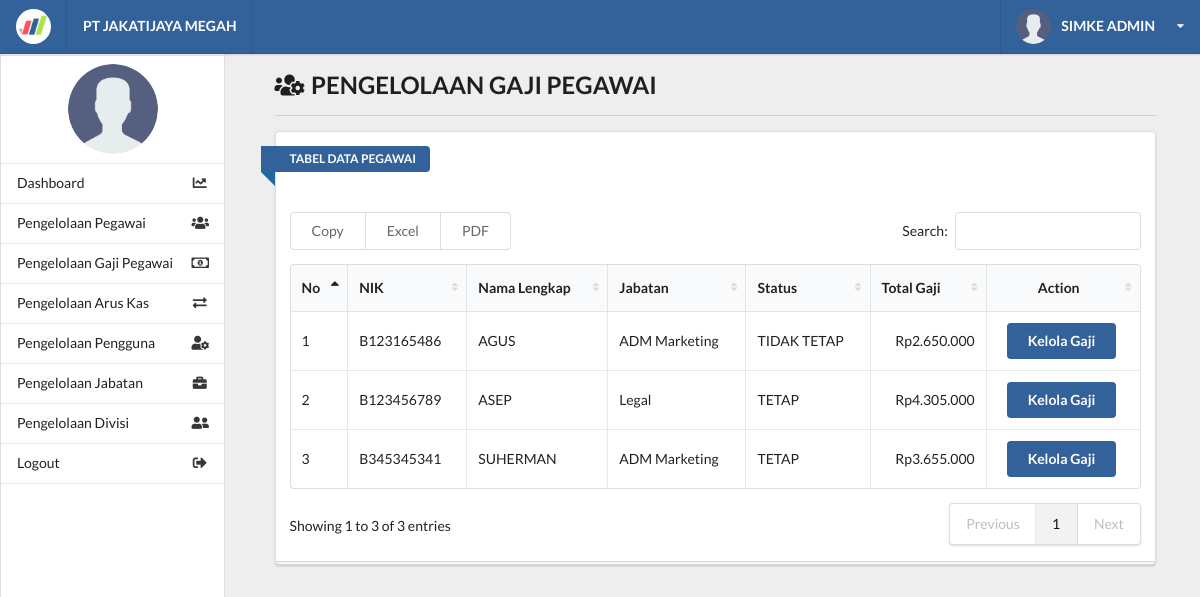
Screenshot of /kelola_gaji.php (signed in) with the database file from the repository.
### tables this page shows
CREATE TABLE `tb_pegawai` (
  `id_pegawai` int(11) NOT NULL AUTO_INCREMENT,
  `nik` varchar(50) NOT NULL,
  `nama_lengkap` varchar(250) NOT NULL,
  `no_hp` varchar(15) NOT NULL,
  `alamat` text NOT NULL,
  `status_pegawai` varchar(200) NOT NULL COMMENT 'pg teteap; pg lama;',
  `id_jabatan` int(11) NOT NULL,
  PRIMARY KEY (`id_pegawai`),
  UNIQUE KEY `nik` (`nik`),
  KEY `id_jabatan` (`id_jabatan`),
  CONSTRAINT `tb_pegawai_ibfk_1` FOREIGN KEY (`id_jabatan`) REFERENCES `tb_jabatan` (`id_jabatan`) ON DELETE CASCADE ON UPDATE CASCADE
);

CREATE TABLE `tb_tunjangan` (
  `nik` varchar(50) NOT NULL,
  `tunjangan` int(15) DEFAULT NULL,
  PRIMARY KEY (`nik`),
  CONSTRAINT `tb_tunjangan_ibfk_1` FOREIGN KEY (`nik`) REFERENCES `tb_pegawai` (`nik`) ON DELETE CASCADE ON UPDATE CASCADE
);

CREATE TABLE `tb_jabatan` (
  `id_jabatan` int(11) NOT NULL AUTO_INCREMENT,
  `nama_jabatan` varchar(250) NOT NULL,
  `keterangan` text,
  PRIMARY KEY (`id_jabatan`)
);

### functions/function_gaji.php (called while the page is built, shortened)
<?php
    require_once 'database.php';
    function getData() {
        global $conn;
        $sql    = "SELECT tb_pegawai.*, tb_jabatan.*, tb_gaji.*, tb_tunjangan.*
                    FROM tb_pegawai
                    JOIN tb_jabatan ON tb_pegawai.id_jabatan = tb_jabatan.id_jabatan
                    JOIN tb_gaji ON tb_pegawai.nik = tb_gaji.nik
                    JOIN tb_tunjangan ON tb_pegawai.nik = tb_tunjangan.nik";
        $result = mysqli_query($conn, $sql);
        return mysqli_fetch_all($result, MYSQLI_ASSOC);
    }
    function getTotalPotongan($nik){
       global $conn;
       $fixnik = mysqli_real_escape_string($conn, $nik);
        $sql    = "SELECT SUM(potongan) as total_potongan FROM tb_potongan WHERE nik='$fixnik'";
        $result = mysqli_query($conn, $sql);
        return mysqli_fetch_all($result, MYSQLI_ASSOC);
    }
?>

### kelola_gaji.php (the view, shortened to what this page needs)
<?php
require 'functions/function_gaji.php';
include_once 'layout/header.php';
include_once 'layout/sidebar.php';
?>
    <div class="right floated thirteen wide computer sixteen wide phone column" id="content">
        <div class="ui container grid">
            <div class="row">
                <div class="fifteen wide computer sixteen wide phone centered column">
                    <h2><i class="users cog icon"></i> PENGELOLAAN GAJI PEGAWAI</h2>
                    <div class="ui divider"></div>
                    <div class="ui grid">
                        <div class="sixteen wide computer sixteen wide phone centered column">
                            <div class="ui stacked segment">
                                <div class="">
                                    <div class="ui blue ribbon icon label">TABEL DATA PEGAWAI</div>
                                    <br><br><br>
                                </div>
                                <table id="example" class="ui celled table responsive nowrap unstackable" style="width:100%">
                                    <thead>
                                    <tr>
                                        <th>No</th>
                                        <th>NIK</th>
                                        <th>Nama Lengkap</th>
                                        <th>Jabatan</th>
                                        <th>Status</th>
                                        <th>Total Gaji</th>
                                        <th style="text-align: center;">Action</th>
                                    </tr>
                                    </thead>
                                    <tbody>
                                    <?php $all = getData(); $no = 1; ?>
                                    <?php foreach ($all as $data) {
                                        $getPotongan = getTotalPotongan($data['nik']);
                                        $jmlGaji = $data['gaji'];
                                        $jmlTunjangan = $data['tunjangan'];
                                        if ($getPotongan > 0) {
                                            $jmlPotongan = $getPotongan[0]['total_potongan'];
                                        }else{
                                            $jmlPotongan = 0;
                                        }
                                        $totalGaji = $jmlGaji + $jmlTunjangan - $jmlPotongan;
                                        ?>
                                        <tr>
                                            <td><?= $no++ ?></td>
                                            <td><?= $data['nik'] ?></td>
                                            <td><?= $data['nama_lengkap'] ?></td>
                                            <td><?= $data['nama_jabatan'] ?></td>
                                            <td><?= $data['status_pegawai'] ?></td>
                                            <td style="text-align: right;">Rp<?= number_format($totalGaji, 0 , '' , '.' ) ?></td>
                                            <td style="text-align: center;">
                                                <a href="detail_gaji.php?nik=<?php echo $data['nik']; ?>" class="ui blue button">Kelola Gaji</a>
                                            </td>
                                        </tr>
                                    <?php } ?>
                                    </tbody>
                                </table>
                            </div>
                        </div>
                    </div>
                </div>
            </div>
        </div>
    </div>
<?php
include_once 'layout/footer.php';
?>

### layout/header.php (shortened to what this page needs)
<!DOCTYPE html>
<html lang="en">
<head>
    <link rel="stylesheet" href="assets/vendors/fomantic-ui/semantic.min.css">
    <link rel="stylesheet" href="assets/vendors/datatables.net/datatables.net-se/css/dataTables.semanticui.min.css">
    <link rel="stylesheet" href="assets/vendors/datatables.net/datatables.net-responsive-se/css/responsive.semanticui.min.css">
    <link rel="stylesheet" href="assets/vendors/datatables.net/datatables.net-buttons-se/css/buttons.semanticui.min.css">
    <link rel="stylesheet" href="assets/css/main.css">
</head>
<body>
    <div class="ui grid">
        <div class="row">
            <div class="ui grid">
                <div class="computer only row">
                    <div class="column">
                        <div class="ui top fixed menu navcolor">
                            <div class="item">
                                <img class="imgrad" src="assets/images/logo.png" alt="SimpleIU">
                            </div>
                            <div class="left menu">
                                <div class="nav item">
                                    <strong class="navtext">PT JAKATIJAYA MEGAH</strong>
                                </div>
                            </div>
                            <div class="ui top pointing dropdown admindropdown link item right">
                                <img class="imgrad" src="assets/images/user.png" alt="">
                                <span class="clear navtext"><strong style="text-transform: uppercase;"><?= $_SESSION['nama']; ?></strong></span>
                                <i class="dropdown icon navtext"></i>
                            </div>
                        </div>
                    </div>
                </div>

### layout/sidebar.php (shortened to what this page needs)
		<div class="computer only row">
			<div class="left floated three wide computer column" id="computersidebar">
				<div class="ui vertical fluid menu scrollable" id="simplefluid">
					<div class="item">
						<img src="assets/images/user.png" id="sidebar-image">
					</div>
					<a class="item" href="index.php"><i class="chart line icon"></i> Dashboard</a>
					<a class="item" href="kelola_pegawai.php"><i class="users icon"></i> Pengelolaan Pegawai</a>
                          <a class="item" href="kelola_gaji.php"><i class="money bill alternate outline icon"></i> Pengelolaan Gaji Pegawai</a>
                          <a class="item" href="kelola_arus_kas.php"><i class="exchange alternate icon"></i> Pengelolaan Arus Kas</a>
					<a class="item" href="kelola_pengguna.php"><i class="user cog icon"></i> Pengelolaan Pengguna</a>
					<a class="item" href="kelola_jabatan.php"><i class="briefcase icon"></i> Pengelolaan Jabatan</a>
					<a class="item" href="kelola_divisi.php"><i class="user friends icon"></i> Pengelolaan Divisi</a>
					<a class="item" href="functions/logout.php"><i class="sign out alternate icon"></i> Logout</a>
					<a class="item"></a>
				</div>
			</div>
		</div>
	</div>
</div>

### layout/footer.php (shortened to what this page needs)
	</div>
</body>
</html>

### assets/css/main.css (style rules this page uses)
html, body { background-color: #eeeeee; height: 100%; width: 100%; margin: 0; padding: 0; }
.navcolor { background-color: #336199 !important; }
.navtext { color: #ffffff !important; }
.clear { margin: 0px 10px; }
.imgrad { border-radius: 50%; }
#sidebar-image { max-height: 90px; max-width: 90px; height: 90px; width: 90px; margin-left: auto; margin-right: auto; border-radius: 50%; }
#computersidebar { position: fixed; top: 1em; left: 0; padding: 0; bottom: 0; background-color: #FFF; }
.scrollable { overflow-y: auto; overflow-x: hidden; }
#simplefluid { height: 100%; border-bottom: 0 none !important; box-shadow: none; }
#content { top: 1em; }
.blue { background-color: #336199 !important; }

### rows the page displays
tb_pegawai: tb_tunjangan.nik "B123165486", nama_lengkap "AGUS", id_jabatan.nama_jabatan "ADM Marketing", status_pegawai "TIDAK TETAP", totalGaji "2.650.000"
tb_pegawai: tb_tunjangan.nik "B123456789", nama_lengkap "ASEP", id_jabatan.nama_jabatan "Legal", status_pegawai "TETAP", totalGaji "4.305.000"
tb_pegawai: tb_tunjangan.nik "B345345341", nama_lengkap "SUHERMAN", id_jabatan.nama_jabatan "ADM Marketing", status_pegawai "TETAP", totalGaji "3.655.000"

### other values shown
$_SESSION['nama'] "SIMKE ADMIN"
